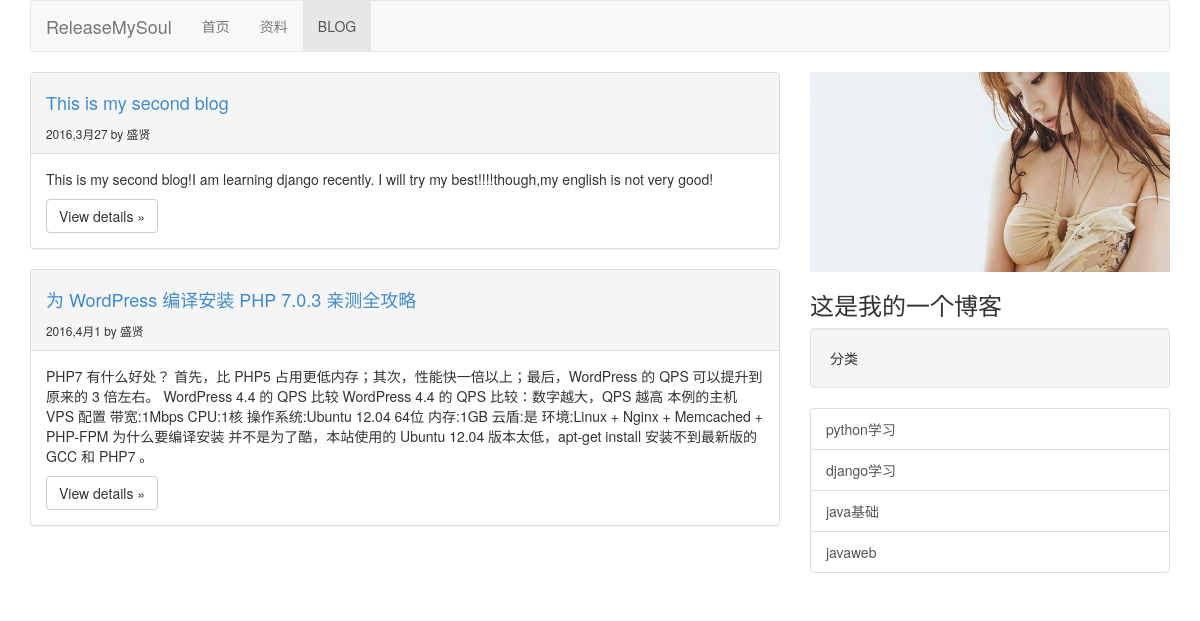
Screenshot of /blog/python-study with the database file from the repository.
### myblog/models.py (models this page shows, shortened)
class Article(models.Model):
    caption = models.CharField(max_length=80)
    subCaption = models.CharField(max_length=50, blank=True)
    publish_time = models.DateTimeField(auto_now_add=True)
    update_time = models.DateTimeField(auto_now=True)
    author = models.ForeignKey(Author)
    classification = models.ForeignKey(Classification)
    tags = models.ManyToManyField(Tag, blank=True)
    content = models.TextField()

class Author(models.Model):
    name = models.CharField(max_length=30)
    email = models.EmailField(blank=True)
    website = models.URLField(blank=True)
    portrait = models.ImageField(default='touxiang.jpg', upload_to='img/')

class Classification(models.Model):
    name = models.CharField(max_length=20)
    english_name = models.CharField(max_length=20)

### myblog/views.py (the view)
# urls.py: url(r'^(?P<classname>.+)' , classification_list, name='classification')
def classification_list(request, classname):
	classid = Classification.objects.get(english_name=classname)
	blogs = Article.objects.filter(classification=classid.id)
	author = Author.objects.get(id=1)
	classification = Classification.objects.all()
	return render_to_response('myblog/index.html', {'blogs': blogs, 'author': author, 'classification': classification}, RequestContext(request))

### myblog/templates/myblog/index.html (shortened to what this page needs)
<!DOCTYPE html>
<html lang="en">
<head>
    {% load staticfiles %}
    <link href="{% static 'myblog/bootstrap.min.css' %}" rel="stylesheet">
</head>
<body>
    <div class="container">
        <nav class="navbar navbar-default" role="navigation">
            <div class="container">
                <div class="navbar-header">
                    <a class="navbar-brand" href="{% url 'index:index'%}">ReleaseMySoul</a>
                </div>
                <div>
                    <ul class="nav navbar-nav">
                        <li><a href="{% url 'index:index' %}">首页</a> </li>
                        <li><a href="{% url 'information:index' %}">资料</a> </li>
                        <li class="active"><a href="{% url 'blog:index' %}">BLOG</a> </li>
                    </ul>
                </div>
            </div>
        </nav>
    </div>
    <div class="container">
        <div class="row">
            <div class="col-md-8">
                {% for blog in blogs %}
                <div class="panel panel-default">
                    <div class="panel-heading">
                        <h4><a  href="{% url 'blog:detail' blog.id %}">{{ blog.caption }}</a></h4>
                        <small>{{ blog.publish_time.year }},{{ blog.publish_time.month }}月{{ blog.publish_time.day }} by {{ blog.author.name }}</small>
                    </div>
                    <div class="panel-body">
                        <p>{{ blog.content }}</p>
                        <a class="btn btn-default" role="button" href="{% url 'blog:detail' blog.id %}">View details »</a>
                    </div>
                </div>
                {% endfor %}
            </div>
            <div class="col-md-4">
                <img src="{% static 'myblog/img/touxiang.jpg' %}" width="360" height="200">
                <h3>这是我的一个博客</h3>
                <div class ="well">
                    <span>分类</span>
                </div>
                <div class="list-group">
                    {% for class in classification%}
                    <a href="{% url 'blog:classification' class.english_name%}" class="list-group-item">{{ class.name }}</a>
                    {% endfor %}
                </div>
            </div>
        </div>
    </div>
</body>
</html>

### rows the page displays
Article: caption "This is my second blog", publish_time.year "2016", publish_time.month "3", publish_time.day "27", author.name "盛贤", content "This is my second blog!I am learning django recently. I will try my best!!!!though,my english is not very good!"
Article: caption "为 WordPress 编译安装 PHP 7.0.3 亲测全攻略", publish_time.year "2016", publish_time.month "4", publish_time.day "1", author.name "盛贤", content "PHP7 有什么好处？ 首先，比 PHP5 占用更低内存；其次，性能快一倍以上；最后，WordPress 的 QPS 可以提升到原来的 3 倍左右。 WordPress 4.4 的 QPS 比较 WordPress 4.4 的 QPS 比较：数字越大，QPS 越高 本例的主机 VPS 配置 带宽:1Mbps CPU:1核 操作系统:Ubuntu 12.04 64位 内存:1GB 云盾:是 环境:Linux + Nginx + Memcached + PHP-FPM 为什么要编译安装 并不是为了酷，本站使用的 Ubuntu 12.04 版本太低，apt-get install 安装不到最新版的 GCC 和 PHP7 。"
Classification: name "python学习"
Classification: name "django学习"
Classification: name "java基础"
Classification: name "javaweb"
